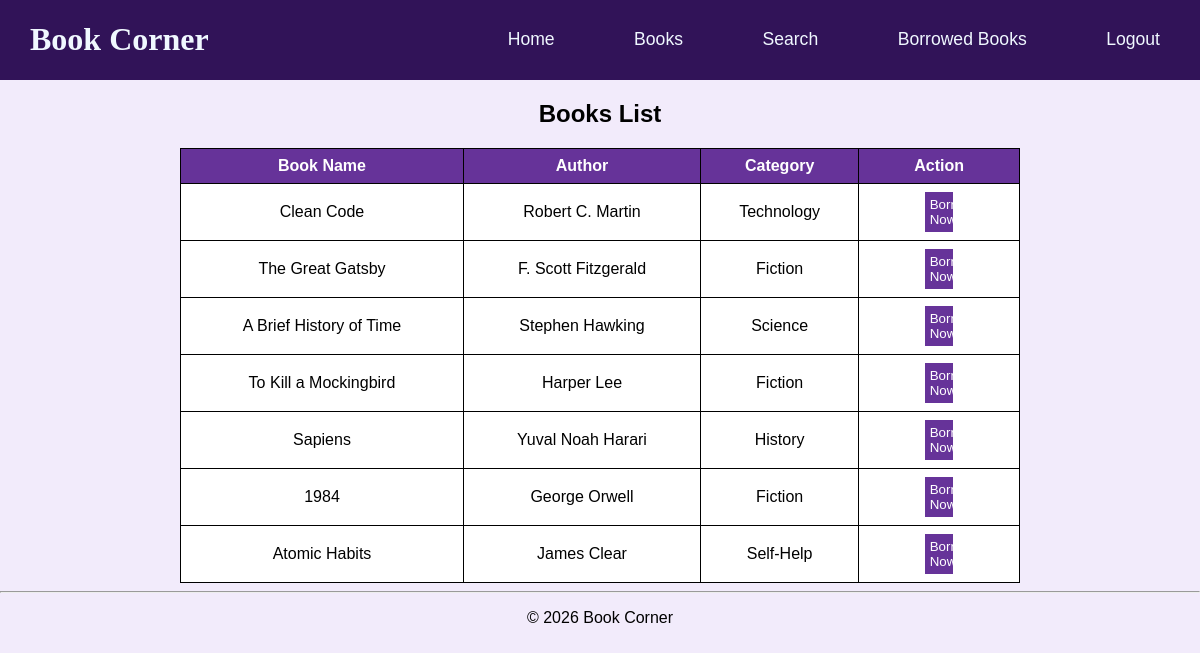
The page /books/ on the database its author committed.
### mysite/pages/models.py (models this page shows, shortened)
class Book(models.Model):
     title = models.CharField(max_length=200)
     author = models.CharField(max_length=100)
     category = models.CharField(max_length=100)
     description = models.TextField(blank=True)

### mysite/pages/views.py (the view)
# urls.py: path('books/', views.books_list, name='books'),
def books_list(request):
    all_books = Book.objects.all()
    return render(request, 'books.html', {'books': all_books})

### mysite/pages/templates/books.html (shortened to what this page needs)
{% load static %}
<!DOCTYPE html>
<html>
<head>
    <link rel="stylesheet" href="{% static 'books/css/style.css' %}">
</head>
<body>
<header>
    <h1 class="logo">Book Corner</h1>
    <nav class="nav">
        <a href="{% url 'home' %}">Home</a>
        <a href="{% url 'books' %}">Books</a>
        <a href="{% url 'search' %}">Search</a>
        <a href="{% url 'borrowed_books' %}">Borrowed Books</a>
        <a href="{% url 'login' %}">Logout</a>
    </nav>
</header>
<div class="books">
    <h2>Books List</h2>
    <table>
        <thead>
            <tr>
                <th>Book Name</th>
                <th>Author</th>
                <th>Category</th>
                <th>Action</th>
            </tr>
        </thead>
        <tbody>
            {% for book in books %}
            <tr>
                <td>{{ book.title }}</td>
                <td>{{ book.author }}</td>
                <td>{{ book.category }}</td>
                <td>
                    <button
                        class="borrow-btn"
                        data-book-id="{{ book.id }}"
                        data-book-title="{{ book.title }}"
                    >
                        Borrow Now
                    </button>
                </td>
            </tr>
            {% empty %}
            <tr>
                <td colspan="4" style="text-align:center;">No books available right now.</td>
            </tr>
            {% endfor %}
        </tbody>
    </table>
</div>
<footer>
    <hr>
    <p>© 2026 Book Corner</p>
</footer>
</body>
</html>

### mysite/pages/static/books/css/style.css (style rules this page uses)
body { font-family: Arial; text-align: center; background-color: #f2ebfb; margin: 0; padding: 0; }
header { position:fixed; top: 0; left: 0; width: 100%; padding: 0 30px; background:#311358; display:flex; justify-content:space-between; align-items:center; z-index: 99; }
.logo { color: aliceblue; user-select: none; font-family:serif; }
.nav a { color: aliceblue; position: relative; font-size:1.1em; margin-right: 70px; text-decoration:none; }
.books { margin-top: 100px; }
table { margin: auto; background-color: white; width: 70%; border-collapse: collapse; }
th { background-color: #663399; color: white; }
th, td { padding: 8px; border: 1px solid black; }
a { margin: 5px; color: #663399; text-decoration: none; }
button { background-color: #663399; color: white; padding: 5px; border: none; width: 20%; height: 40px; }

### rows shown on the page
Book: title "Clean Code", author "Robert C. Martin", category "Technology"
Book: title "The Great Gatsby", author "F. Scott Fitzgerald", category "Fiction"
Book: title "A Brief History of Time", author "Stephen Hawking", category "Science"
Book: title "To Kill a Mockingbird", author "Harper Lee", category "Fiction"
Book: title "Sapiens", author "Yuval Noah Harari", category "History"
Book: title "1984", author "George Orwell", category "Fiction"
Book: title "Atomic Habits", author "James Clear", category "Self-Help"
